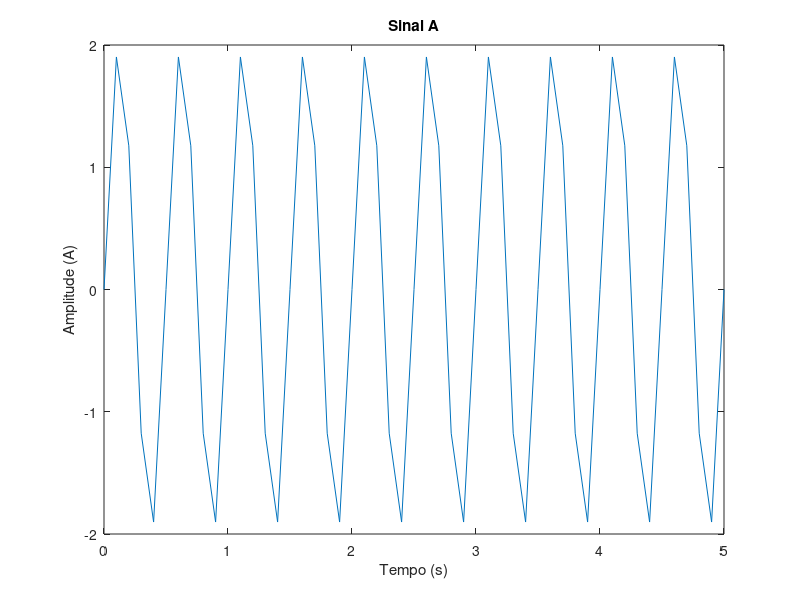
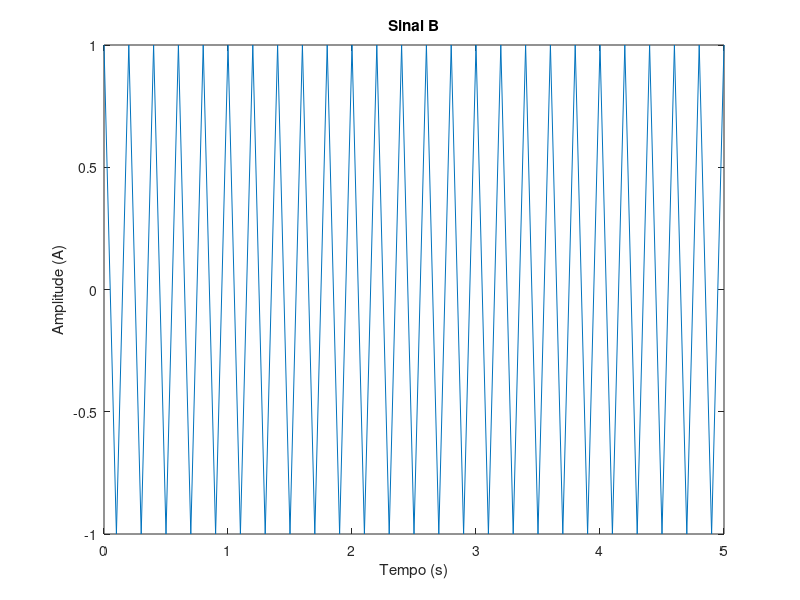
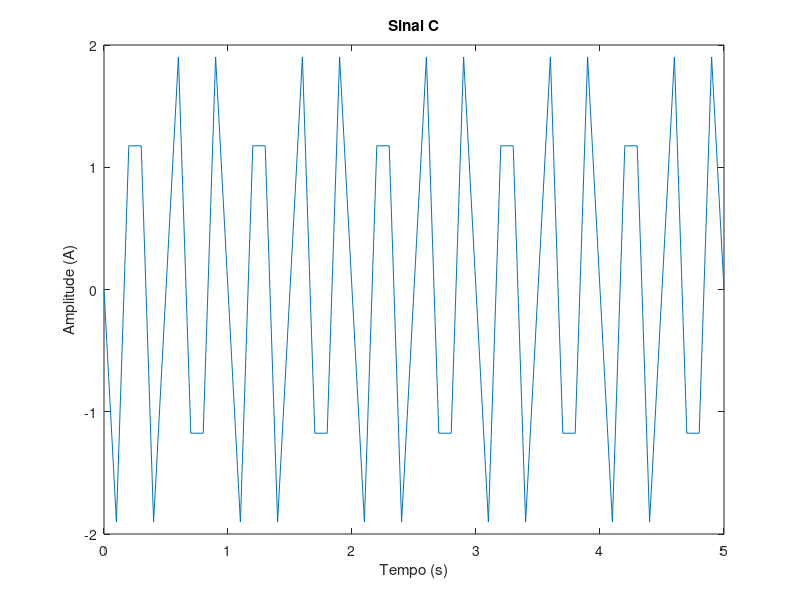
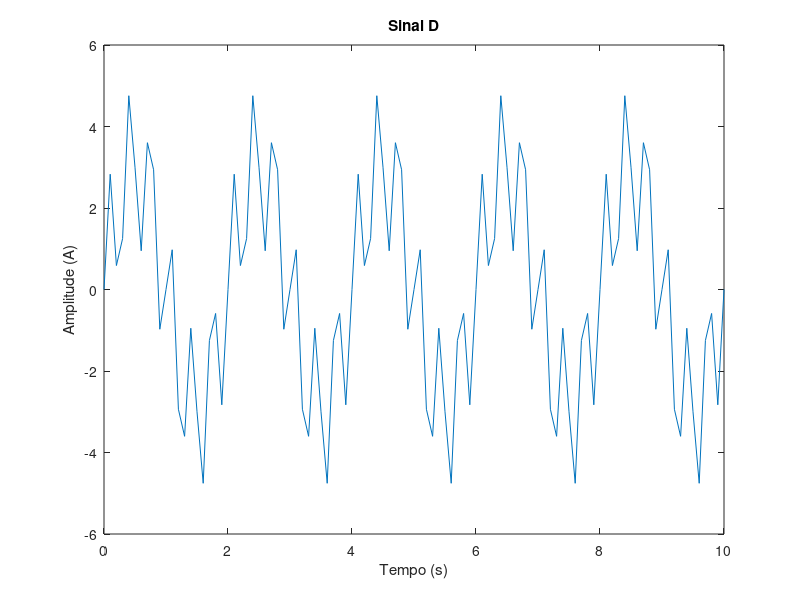

The MATLAB source for these figures, in order:
Ta  = 0.1;

%a)
t = 0:Ta:5;
x = 2*sin(4*pi*t);

figure(1);
plot(t,x);
xlabel("Tempo (s)")
ylabel("Amplitude (A)")
title("Sinal A")

%b)
t = 0:Ta:5;
y = cos(10*pi*t);

figure(2);
plot(t,y);
xlabel("Tempo (s)")
ylabel("Amplitude (A)")
title("Sinal B")

%c)
t = 0:Ta:5;
z = x.*y;

figure(3);
plot(t,z);
xlabel("Tempo (s)")
ylabel("Amplitude (A)")
title("Sinal C")

%d)
t = 0:Ta:10;
w = 3*sin(pi*t) + 2*sin(6*pi*t);

figure(4);
plot(t,w);
xlabel("Tempo (s)")
ylabel("Amplitude (A)")
title("Sinal D")

%e)
t1 = 0:Ta:5;
t2 = 0:Ta:5;
[T1,T2] =  meshgrid(t1,t2);
q = 2*sin(2*pi*(2*T1 + T2));

figure(5);
surf(t1,t2,q),shading interp;
xlabel("Tempo 1 (s)")
ylabel("Tempo 2 (s)")
zlabel("Amplitude (A)")
title("Sinal E")